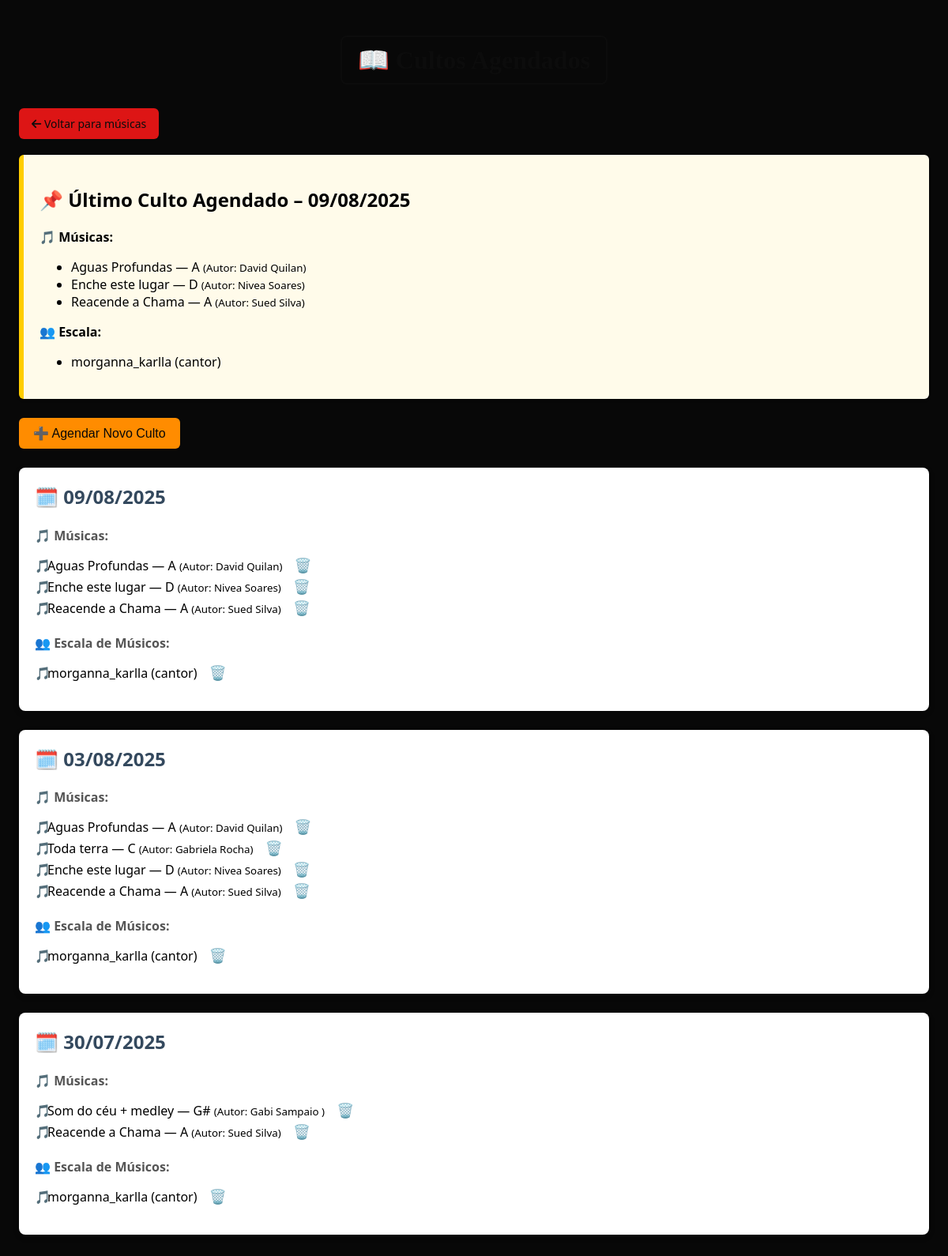
Screenshot of /cultos (signed in) with the database file from the repository.
### biblioteca-main/app.py (models this page shows)
class Culto(db.Model):
    __tablename__ = 'cultos'
    id = db.Column(db.Integer, primary_key=True)
    data = db.Column(db.Date, nullable=False)
    criado_em = db.Column(db.DateTime, default=datetime.utcnow)

class Music(db.Model):
    musica_id = db.Column(db.Integer, primary_key=True)  # 🔹 Agora chamamos a coluna corretamente!
    titulo = db.Column(db.String(100), nullable=False)
    autor = db.Column(db.String(100), nullable=False)
    genero = db.Column(db.String(50), nullable=False)
    tom = db.Column(db.String(10), nullable=False)
    usuario_id = db.Column(db.Integer, db.ForeignKey('usuario.id'))
    ensaiada = db.Column(db.Boolean, default=False)
    data_ensaio = db.Column(db.DateTime)

class Usuario(UserMixin, db.Model):
    id = db.Column(db.Integer, primary_key=True)
    nome = db.Column(db.String(50), nullable=False)
    sobrenome = db.Column(db.String(50), nullable=False)
    telefone = db.Column(db.String(15), nullable=False)
    username = db.Column(db.String(50), unique=True, nullable=False)
    password = db.Column(db.String(128), nullable=False)
    role = db.Column(db.String(20), nullable=False, default="membro")
    pergunta_seguranca = db.Column(db.String(200), nullable=False)
    resposta_seguranca = db.Column(db.String(200), nullable=False)

### biblioteca-main/app.py (the view)
@app.route("/cultos")
@login_required
def cultos():
    cultos = Culto.query.order_by(Culto.data.desc()).all()
    lista = []
    for culto in cultos:
        musicas_culto = db.session.query(Music).join(CultoMusica, Music.musica_id == CultoMusica.musica_id).filter(CultoMusica.culto_id == culto.id).all()
        escala_culto = db.session.query(Usuario).join(CultoEscala, Usuario.id == CultoEscala.usuario_id).filter(CultoEscala.culto_id == culto.id).all()
        lista.append({
            "culto": culto,
            "musicas": musicas_culto,
            "escala": escala_culto
        })
    musicas = Music.query.all()
    usuarios = Usuario.query.all()
    return render_template("cultos.html", lista_cultos=lista, musicas=musicas, usuarios=usuarios)

### biblioteca-main/app.py (called while the page is built)
@login_manager.user_loader
def load_user(user_id):
    return db.session.get(Usuario, int(user_id))  # 🔹 Usa a sessão corretamente sem `with`

### biblioteca-main/templates/cultos.html (shortened to what this page needs)
<!DOCTYPE html>
<html lang="pt-BR">
<head>
  <link rel="stylesheet" href="{{ url_for('static', filename='cultos.css') }}" />
  <link rel="stylesheet" href="https://cdnjs.cloudflare.com/ajax/libs/font-awesome/6.0.0/css/all.min.css" />
</head>
<body>
  <div class="centro-total">
  <h1>📖 Cultos Agendados</h1>
  </div>
  <a href="{{ url_for('musicas') }}" class="voltar"><i class="fa fa-arrow-left"></i> Voltar para músicas</a>
  {% if lista_cultos %}
    {% set ultimo_culto = lista_cultos[0] %}
    {% if ultimo_culto.musicas or ultimo_culto.escala %}
      <div class="culto-fixado">
        <h2>📌 Último Culto Agendado – {{ ultimo_culto.culto.data.strftime('%d/%m/%Y') }}</h2>
        {% if ultimo_culto.musicas %}
          <p><strong>🎵 Músicas:</strong></p>
          <ul>
            {% for musica in ultimo_culto.musicas %}
              <li>{{ musica.titulo }} — {{ musica.tom }} <small>(Autor: {{ musica.autor }})</small></li>
            {% endfor %}
          </ul>
        {% endif %}
        {% if ultimo_culto.escala %}
          <p><strong>👥 Escala:</strong></p>
          <ul>
            {% for user in ultimo_culto.escala %}
              <li>{{ user.username }} ({{ user.role }})</li>
            {% endfor %}
          </ul>
        {% endif %}
      </div>
    {% endif %}
  {% endif %}
  <button id="btnMostrarForm" class="botao-agendar">➕ Agendar Novo Culto</button>
  {% for item in lista_cultos %}
    {% if item.musicas or item.escala %}
      <div class="culto-bloco">
        <h2>🗓️ {{ item.culto.data.strftime('%d/%m/%Y') }}</h2>
        {% if item.musicas %}
          <h4>🎵 Músicas:</h4>
          <ul>
            {% for musica in item.musicas %}
              <li>
                {{ musica.titulo }} — {{ musica.tom }} <small>(Autor: {{ musica.autor }})</small>
                <form action="{{ url_for('remover_musica_culto') }}" method="POST" style="display:inline;">
                  <button type="submit" class="btn-excluir-escala" title="Remover música do culto">🗑️</button>
                </form>
              </li>
            {% endfor %}
          </ul>
        {% endif %}
        {% if item.escala %}
          <h4>👥 Escala de Músicos:</h4>
          <ul>
        {% for user in item.escala %}
          <li>
            {{ user.username }} ({{ user.role }})
            <form action="{{ url_for('remover_escala_culto') }}" method="POST" style="display:inline;">
              <button type="submit" class="btn-excluir-escala" title="Remover da escala">🗑️</button>
            </form>
          </li>
        {% endfor %}
          </ul>
        {% endif %}
      </div>
    {% endif %}
  {% endfor %}
</body>
</html>

### biblioteca-main/static/cultos.css (style rules this page uses)
body { font-family: 'Segoe UI', sans-serif; background-color: #080808; margin: 0; padding: 24px; }
h1 { text-align: center; margin-bottom: 30px; color: #0c0c0c; border: 2px solid #0c0c0c; padding: 10px 20px; display: inline-block; border-radius: 8px; }
.culto-bloco { background: #ffffff; border-radius: 8px; padding: 20px; margin-bottom: 24px; box-shadow: 0 3px 8px rgba(0, 0, 0, 0.1); }
.culto-bloco h2 { margin-top: 0; margin-bottom: 12px; color: #34495e; }
.culto-bloco h4 { margin-bottom: 6px; color: #555; }
.culto-bloco ul { list-style: none; padding-left: 0; margin-bottom: 16px; }
.culto-bloco li { margin-bottom: 4px; padding-left: 16px; position: relative; }
.culto-bloco li::before { content: "🎵"; position: absolute; left: 0; top: 0; }
.voltar { display: inline-block; margin-bottom: 20px; padding: 10px 16px; background-color: #dd1515; color: rgb(12, 12, 12); border: none; border-radius: 6px; font-size: 14px; text-decoration: none; }
.botao-agendar { background-color: #FF8C00; color: rgb(7, 7, 7); padding: 10px 18px; border: none; border-radius: 6px; font-size: 16px; margin-bottom: 24px; cursor: pointer; }
.culto-fixado { background: #fffbea; border-left: 6px solid #ffcd00; padding: 20px; margin-bottom: 24px; border-radius: 6px; box-shadow: 0 2px 4px rgba(0,0,0,0.06); }
.btn-excluir-escala { background: none; border: none; color: #e74c3c; font-size: 1.1rem; cursor: pointer; margin-left: 5px; transition: 0.2s; }
body::before { content: ""; position: fixed; top: 0; left: 0; width: 100vw; height: 100vh; background-image: url("imagens/FUNDO1.jpg"); background-position: center; background-repeat: no-repeat; background-size: cover; filter: blur(8px); z-index: -1; }
.centro-total { display: flex; justify-content: center; align-items: center; }
.centro-total h1 { text-align: center; color: #0c0c0c; border: 2px solid #0c0c0c; padding: 10px 20px; display: inline-block; border-radius: 8px; font-family: 'Patrick Hand', cursive; }

### rows the page displays
Culto: culto.data "09/08/2025", culto.data "09/08/2025"
Music: titulo "Aguas Profundas", tom "A", autor "David Quilan"
Music: titulo "Enche este lugar", tom "D", autor "Nivea Soares"
Music: titulo "Reacende a Chama", tom "A", autor "Sued Silva"
Usuario: username "morganna_karlla", role "cantor"
Culto: culto.data "03/08/2025"
Music: titulo "Toda terra", tom "C", autor "Gabriela Rocha"
Culto: culto.data "30/07/2025"
Music: titulo "Som do céu + medley", tom "G#", autor "Gabi Sampaio"
